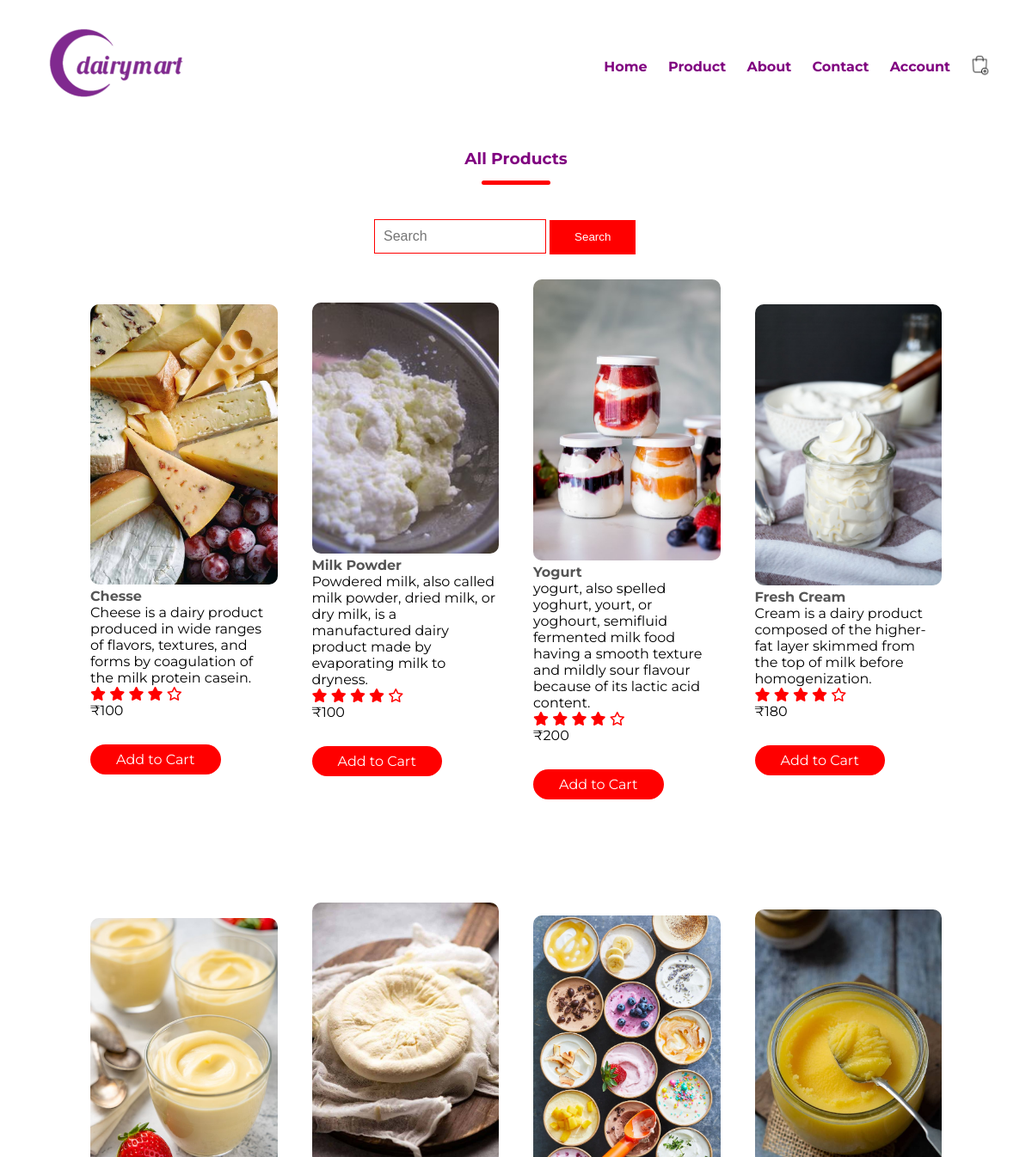
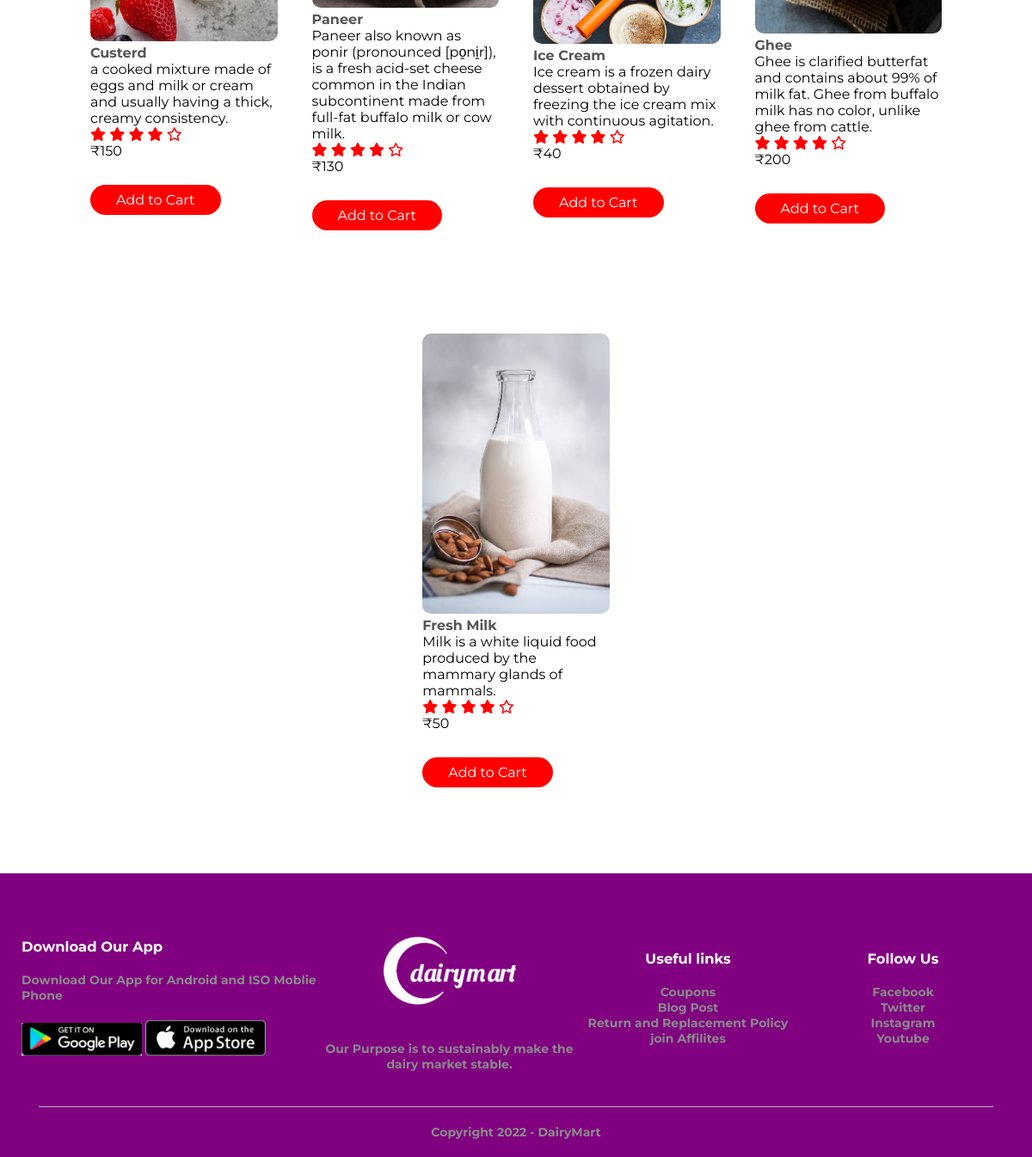
The page /product.php on the database its author committed (2 pictures, top to bottom).
### tables this page shows
CREATE TABLE `products` (
  `product_id` int(11) NOT NULL,
  `product_title` varchar(100) NOT NULL,
  `product_description` varchar(255) NOT NULL,
  `product_keyword` varchar(255) NOT NULL,
  `category_id` int(11) NOT NULL,
  `brand_id` int(11) NOT NULL,
  `product_image` varchar(255) NOT NULL,
  `Product_price` varchar(100) NOT NULL,
  `Date` timestamp NOT NULL DEFAULT current_timestamp() ON UPDATE current_timestamp(),
  `Status` varchar(100) NOT NULL
);

### Functions/functions.php (the view, shortened to what this page needs)
<?php
include('./include/connect.php');
?>
    <?php
function get_products(){
    global $con;
    $select_products="select * from `products` order by rand()";
    $result_query=mysqli_query($con,$select_products);
    while($prdt=mysqli_fetch_assoc($result_query)){
        $product_id=$prdt['product_id'];
        $product_title=$prdt['product_title'];
        $product_description=$prdt['product_description'];
        $product_image=$prdt['product_image'];
        $Product_price=$prdt['Product_price'];
        echo "<div class='column2'>
        <a href=''><img src='admin/product_image/$product_image'></a>
        <a class='line' href=''><h4>$product_title</h4></a>
        <p>$product_description</p>
        <div class='rating'>
            <i class='fa-solid fa-star'></i>
            <i class='fa-solid fa-star'></i>
            <i class='fa-solid fa-star'></i>
            <i class='fa-solid fa-star'></i>
            <i class='fa-regular fa-star'></i>
        </div>
        <p>₹$Product_price</p>
        <a href='product.php?add_to_cart=$product_id' class='btn'>Add to Cart</a>
    </div>";
    }
}
?>

### stylesheet.css (style rules this page uses)
* { margin: 0; padding: 0; box-sizing: border-box; }
body { font-family: 'Montserrat', sans-serif; }
.btn { display: inline-block; text-decoration: none; background: #ff0000; color: #ffffff; margin: 30px 0; padding: 8px 30px; border-radius: 30px; transition: background 0.5s; }
.column2 { flex-basis: 25%; padding: 20px; min-width: 200px; margin-bottom: 50px; transition: transform 0.5s; }
.column2 img { width: 100%; border-radius: 10px; }
h4 { color: #555; }
.rating .fa-star { color: #ff0000; }
.line { text-decoration: none; }

### rows shown on the page
products: product_image (picture), product_title "Chesse", product_description "Cheese is a dairy product produced in wide ranges of flavors, textures, and forms by coagulation of the milk protein casein.", Product_price "100"
products: product_image (picture), product_title "Milk Powder", product_description "Powdered milk, also called milk powder, dried milk, or dry milk, is a manufactured dairy product made by evaporating milk to dryness.", Product_price "100"
products: product_image (picture), product_title "Yogurt", product_description "yogurt, also spelled yoghurt, yourt, or yoghourt, semifluid fermented milk food having a smooth texture and mildly sour flavour because of its lactic acid content.", Product_price "200"
products: product_image (picture), product_title "Fresh Cream", product_description "Cream is a dairy product composed of the higher-fat layer skimmed from the top of milk before homogenization.", Product_price "180"
products: product_image (picture), product_title "Custerd", product_description "a cooked mixture made of eggs and milk or cream and usually having a thick, creamy consistency.", Product_price "150"
products: product_image (picture), product_title "Paneer", product_description "Paneer also known as ponir (pronounced [po̯ni̯r]), is a fresh acid-set cheese common in the Indian subcontinent made from full-fat buffalo milk or cow milk.", Product_price "130"
products: product_image (picture), product_title "Ice Cream", product_description "Ice cream is a frozen dairy dessert obtained by freezing the ice cream mix with continuous agitation.", Product_price "40"
products: product_image (picture), product_title "Ghee", product_description "Ghee is clarified butterfat and contains about 99% of milk fat. Ghee from buffalo milk has no color, unlike ghee from cattle.", Product_price "200"
products: product_image (picture), product_title "Fresh Milk", product_description "Milk is a white liquid food produced by the mammary glands of mammals.", Product_price "50"
